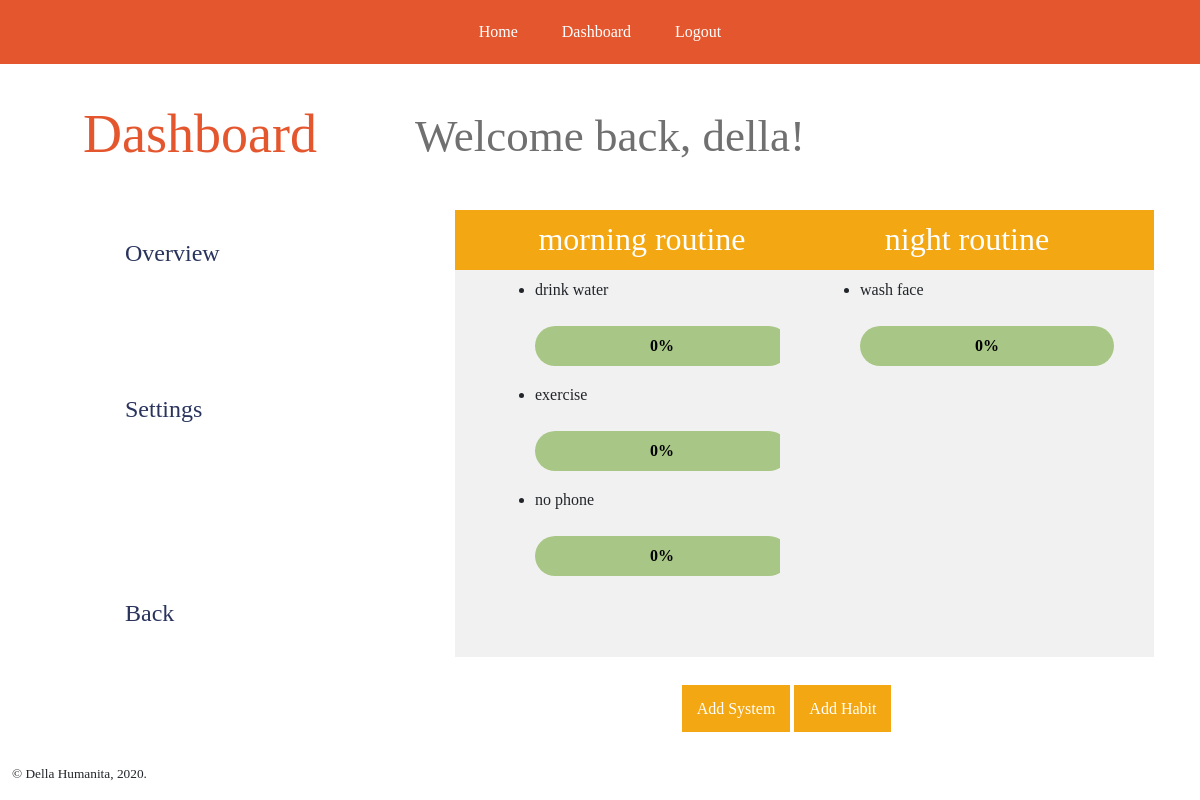
The page /della/dashboard (signed in) on the database its author committed.
### app/models.py (models this page shows, shortened)
class User(UserMixin, db.Model):
    id = db.Column(db.Integer, primary_key=True)
    username = db.Column(db.String(64), index=True, unique=True)
    email = db.Column(db.String(120), index=True, unique=True)
    password_hash = db.Column(db.String(128))
    systems = db.relationship('System', backref='creator', lazy='dynamic')

class System(db.Model):
    sid = db.Column(db.Integer, primary_key=True)
    title = db.Column(db.String(64), index=True)
    descr = db.Column(db.String(120), index=True)
    user_id = db.Column(db.Integer, db.ForeignKey('user.id'), nullable=False)
    status = db.Column(db.Boolean)
    date_created = db.Column(db.DateTime, index=True, default=datetime.utcnow)
    users = db.relationship(User)
    habits = db.relationship('Habit', backref='parent', lazy='dynamic')

class Habit(db.Model):
    hid = db.Column(db.Integer, primary_key=True)
    title = db.Column(db.String(64), index=True)
    progress = db.Column(db.Integer, default=0, index=True)
    goal = db.Column(db.Integer, index=True)
    system_id = db.Column(db.Integer, db.ForeignKey('system.sid'), nullable=False)

### app/routes.py (the view)
@app.route('/<username>/dashboard')
@login_required
def dashboard(username):
    systems = System.query.filter_by(user_id=current_user.id).all()
    data = dict()
    for system in systems:
        habits = []
        hquery = Habit.query.filter_by(system_id=system.sid).all()
        if hquery is not None:
            for habit in hquery:
                habits.append(habit)
        else:
            raise Exception('No habits found.')
        data[system] = habits
    return render_template('dashboard.html', title='Dashboard', systems=systems, data=data)

### app/models.py (called while the page is built)
@login.user_loader
def load_user(id):
    return User.query.get(int(id))

### app/templates/dashboard.html (shortened to what this page needs)
{% extends "base.html" %}
{% block header %}
Dashboard
{% endblock %}
{% block navVertical %}
<nav>
    <ul>
        <li><a href="{{ url_for('dashboard', username=current_user.username) }}">Overview</a></li>
        <li><a href="{{ url_for('wip') }}">Settings</a></li>
        <br><br>
        <li><a href="{{ url_for('index') }}">Back</a></li>
    </ul>
</nav>
{% endblock %}
{% block content %}
<div id="greeting">
    Welcome back, {{ current_user.username }}!
</div>
<div class="overview">
    {% if systems %}
    <div class="row">
        {% for key in data %}
        <div class="col-sm-5">
            <div class="system-mini">
               <h2>{{ key.title }}</h2>
                <div class="habits">
                    {% if data[key]|length > 0 %}
                        {% for habit in data[key] %}
                        <ul>
                            <li>
                                <div id="{{ habit.hid }}">
                                    <div class="habitTitle">
                                        {{ habit.title }}
                                    </div><br>
                                    <div class="progressBar">
                                        <div class="progressValue">0%</div>
                                        <div class="progressFill"></div>
                                    </div>
                                    <div class="container-fluid">
                                        <div class="row">
                                            <div class="col-sm-6">
                                            </div>
                                            <div class="col-sm-6">
                                            </div>
                                        </div>
                                    </div>
                                </div>
                            </li>
                        </ul>
                        {% endfor %}
                {% else %}
                    <p style="text-align:justify;">
                        You have not added any habits.<br>
                        Click <a href="{{ url_for('create_habit', username=current_user.username) }}">here</a>
                        to add one!
                    </p>
                {% endif %}
                </div>
            </div>
        </div>
        {% endfor %}
    </div>
    {% else %}
        <p>
        You have not created any systems yet. <br>
        Click <a href="{{ url_for('create_system', username=current_user.username) }}">here</a> to start!
        </p>
    {% endif %}
</div>
<div class="row">
        <div class="col-sm-4">
        </div>
        <div class="col-sm-4">
            <div class="new-buttons">
                <a href="{{ url_for('create_system', username=current_user.username) }}">Add System</a>
                <a href="{{ url_for('create_habit', username=current_user.username) }}">Add Habit</a>
            </div>
        </div>
</div>
{% endblock %}

### app/static/styles/base.css (style rules this page uses)
body { margin: 0; font-family: Consolas; }

### app/static/styles/dashboard.css (style rules this page uses)
#greeting { color:#707070; font-size: 45px; padding-top: 5%; }
#navVertical > nav > ul > li { font-size: 24px; list-style-type: none; padding: 60px 10px; }
#navVertical > nav > ul > li a { color:#29335C; text-decoration: none; padding: 10px; }
.overview { margin: 10px; }
.system-mini { background-color:#F1F1F1; width: 374px; height: 447px; border-top: solid #F3A712; border-width: 60px; margin: 30px; padding: 20px; }
.system-mini > h2 { margin-top: -70px; color: white; text-align: center; }
.system-mini > .habits { margin: 20px; }
.new-buttons > a:link, .new-buttons > a:visited { background-color: #F3A712; color: white; padding: 15px; margin: 10px 0; }

### app/static/styles/systems.css (style rules this page uses)
.progressBar { position: relative; width: 100%; height: 40px; background: white; border-radius: 40px; }
.progressFill { height: 100%; background: #A8C686; border-radius: 40px; transition: width 0.5s; }
.progressValue { position: absolute; width: 100%; height: 100%; display: flex; align-items: center; justify-content: center; font-weight: bold; color: black; }

### rows shown on the page
User: username "della"
System: title "morning routine"
Habit: title "drink water"
Habit: title "exercise"
Habit: title "no phone"
System: title "night routine"
Habit: title "wash face"
